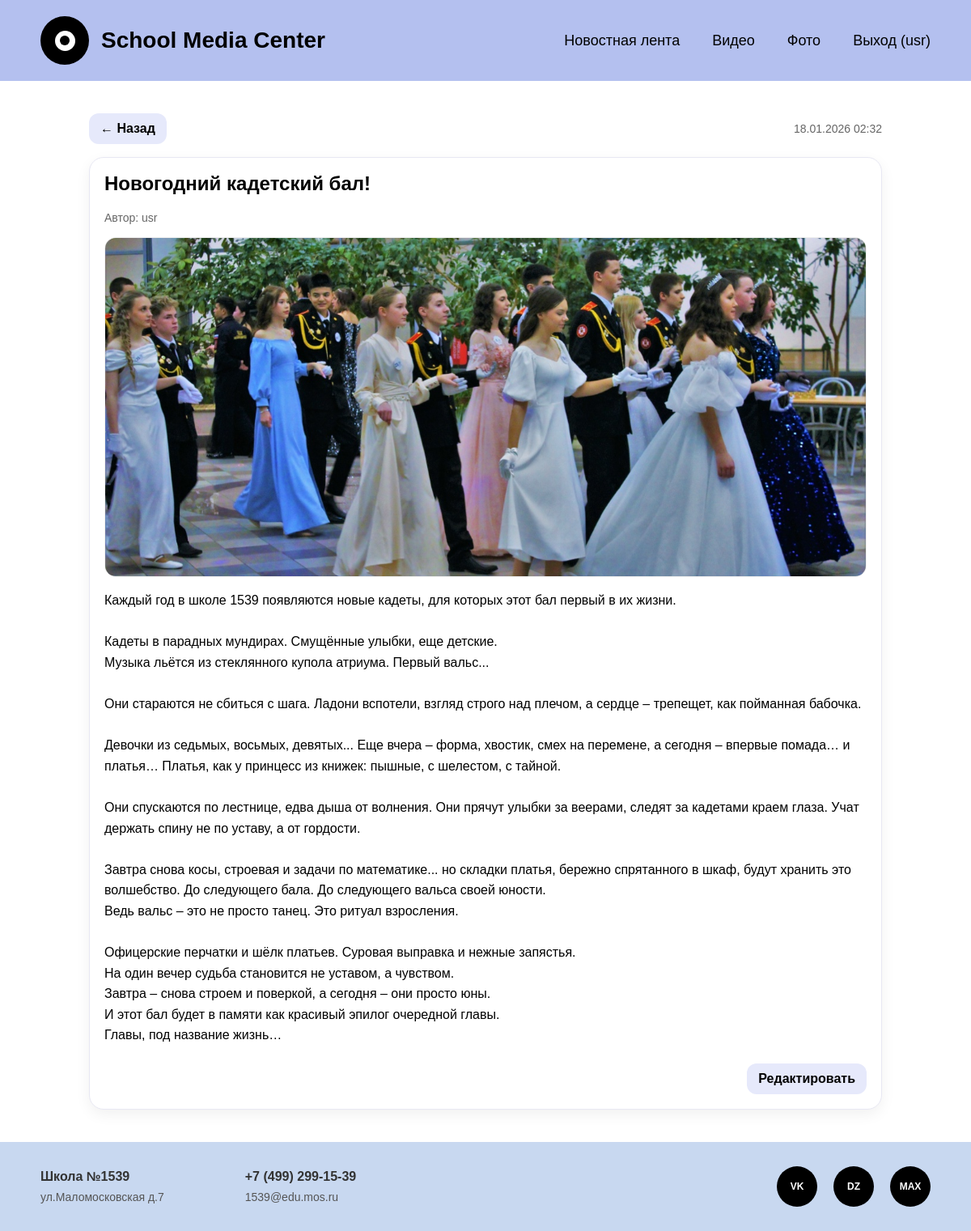
The page /posts/1/ (signed in) on the database its author committed.
### media_center/models.py (models this page shows, shortened)
class Post(models.Model):
    author = models.ForeignKey(User, on_delete=models.CASCADE, related_name='posts')
    title = models.CharField(max_length=255)
    text = models.TextField()
    photo = models.ForeignKey(Photo, on_delete=models.SET_NULL, null=True, blank=True)
    updated_at = models.DateTimeField(auto_now=True)

class Photo(models.Model):
    folder = models.ForeignKey(GalleryFolder, on_delete=models.CASCADE, related_name='photos')
    file = models.ImageField(upload_to=photo_upload_to)

### media_center/views.py (the view)
# urls.py: path('posts/<int:pk>/', views.post_detail, name='post_detail'),
def post_detail(request, pk):
    post = get_object_or_404(Post.objects.select_related('author', 'photo'), pk=pk)
    return render(request, 'media_center/post_detail.html', {'post': post})

### media_center/context_processors.py (called while the page is built)
def site_info(request):
    return {
        'school_name': 'Школа №1539',
        'address': 'ул.Маломосковская д.7',
        'phone': '+7 (499) 299-15-39',
        'email': '1539@edu.mos.ru',
    }

### media_center/templates/media_center/post_detail.html (shortened to what this page needs)
{% extends "media_center/base.html" %}
{% block content %}
<div class="page">
  <div class="stack">
    <div class="row" style="justify-content: space-between;">
      <a class="btn secondary" href="{% url 'media_center:post_list' %}">← Назад</a>
      <span class="muted">{{ post.updated_at|date:"d.m.Y H:i" }}</span>
    </div>
    <div class="card stack">
      <h2 style="margin-bottom: 4px;">{{ post.title }}</h2>
      <div class="muted">Автор: {{ post.author.username }}</div>
      {% if post.photo %}
        <img class="thumb" src="{{ post.photo.file.url }}" alt="" style="height:auto; max-height:420px;" />
      {% endif %}
      <div style="line-height: 1.6;">
        {{ post.text|linebreaksbr }}
      </div>
      <div class="row" style="justify-content: flex-end; gap: 12px; padding-top: 6px;">
        {% if user.is_authenticated and user == post.author or user.is_staff %}
          <a class="btn secondary" href="{% url 'media_center:post_edit' post.id %}">Редактировать</a>
        {% endif %}
      </div>
    </div>
  </div>
</div>
{% endblock %}

### media_center/templates/media_center/base.html (shortened to what this page needs)
<!DOCTYPE html>
<html lang="ru">
<head>
</head>
<body>
    <header class="header">
        <div class="logo-container">
            <div class="logo"></div>
            <a href="{% url 'media_center:index' %}" class="logo-text">School Media Center</a>
        </div>
        <nav class="nav">
            <a href="{% url 'media_center:post_list' %}">Новостная лента</a>
            <a href="{% url 'media_center:video_levels' %}">Видео</a>
            <a href="{% url 'media_center:gallery_folders' %}">Фото</a>
            {% if user.is_authenticated %}
                <a href="{% url 'media_center:logout' %}">Выход ({{ user.username }})</a>
            {% else %}
                <a href="{% url 'media_center:login' %}">Вход</a>
            {% endif %}
        </nav>
    </header>
    <main class="main-content">
        {% block content %}{% endblock %}
    </main>
    <footer class="footer">
        <div class="footer-info">
            <div class="footer-block">
                <h3>{{ school_name }}</h3>
                <p>{{ address }}</p>
            </div>
            <div class="footer-block">
                <h3>{{ phone }}</h3>
                <p>{{ email }}</p>
            </div>
        </div>
        <div class="social-icons">
            <a href="#" class="social-icon" title="VK">VK</a>
            <a href="#" class="social-icon" title="Dzen">DZ</a>
            <a href="#" class="social-icon" title="Max">MAX</a>
        </div>
    </footer>
</body>
</html>

### media_center/templates/media_center/base.html (style rules this page uses)
* { margin: 0; padding: 0; box-sizing: border-box; }
body { font-family: Arial, sans-serif; background-color: #ffffff; min-height: 100vh; display: flex; flex-direction: column; }
.header { background: #B4C0EF; padding: 20px 50px; display: flex; justify-content: space-between; align-items: center; }
.logo-container { display: flex; align-items: center; gap: 15px; }
.logo { width: 60px; height: 60px; background-color: #000; border-radius: 50%; display: flex; align-items: center; justify-content: center; position: relative; }
.logo::before { content: ''; width: 25px; height: 25px; background-color: #fff; border-radius: 50%; position: absolute; }
.logo::after { content: ''; width: 12px; height: 12px; background-color: #000; border-radius: 50%; position: absolute; }
.logo-text { font-size: 28px; font-weight: bold; color: #000; text-decoration: none; }
.nav { display: flex; gap: 40px; }
.nav a { color: #000; text-decoration: none; font-size: 18px; font-weight: 500; transition: opacity 0.3s; }
.main-content { flex: 1; display: flex; flex-direction: column; justify-content: center; align-items: center; padding: 40px 20px; background-color: #FFFFFF; text-align: center; }
.footer { background: #c8d8f0; padding: 30px 50px; display: flex; justify-content: space-between; align-items: center; }
.footer-info { display: flex; gap: 100px; }
.footer-block h3 { font-size: 16px; font-weight: bold; margin-bottom: 8px; color: #333; }
.footer-block p { font-size: 14px; color: #555; }
.social-icons { display: flex; gap: 20px; }
.social-icon { width: 50px; height: 50px; background-color: #000; border-radius: 50%; display: flex; align-items: center; justify-content: center; color: #fff; font-weight: bold; text-decoration: none; transition: transform 0.3s; font-size: 12px; }
.page { width: min(980px, 100%); }
.stack { display: flex; flex-direction: column; gap: 16px; }
.row { display: flex; gap: 12px; align-items: center; flex-wrap: wrap; }
.card { background: #fff; border: 1px solid #e8e8f3; border-radius: 18px; padding: 18px; box-shadow: 0 6px 18px rgba(0,0,0,0.06); text-align: left; }
.btn { display: inline-block; padding: 10px 14px; background: #B4C0EF; color: #000; border-radius: 12px; text-decoration: none; border: none; cursor: pointer; font-weight: 600; }
.btn.secondary { background: #e6e9fb; }
.muted { color: #666; font-size: 14px; }
.thumb { width: 100%; height: 160px; object-fit: cover; border-radius: 14px; border: 1px solid #eee; }

### rows shown on the page
Post: updated_at "18.01.2026 02:32", title "Новогодний кадетский бал!", author.username "usr", photo.file (picture), text "Каждый год в школе 1539 появляются новые кадеты, для которых этот бал первый в их жизни. Кадеты в парадных мундирах. Смущённые улыбки, еще детские. Музыка льётся из стеклянного купола атриума. Первый вальс... Они стараются не сбиться с шага. Ладони вспотели, взгляд строго над плечом, а сердце – трепещет, как пойманная бабочка. Девочки из седьмых, восьмых, девятых... Еще вчера – форма, хвостик, смех на перемене, а сегодня – впервые помада… и платья… Платья, как у принцесс из книжек: пышные, с шелестом, с тайной. Они спускаются по лестнице, едва дыша от волнения. Они прячут улыбки за веерами, следят за кадетами краем глаза. Учат держать спину не по уставу, а от гордости. Завтра снова косы,…"

### other values the page prints
{{ user.username }} "usr"
{{ school_name }} "Школа №1539"
{{ address }} "ул.Маломосковская д.7"
{{ phone }} "+7 (499) 299-15-39"
{{ email }} "1539@edu.mos.ru"
